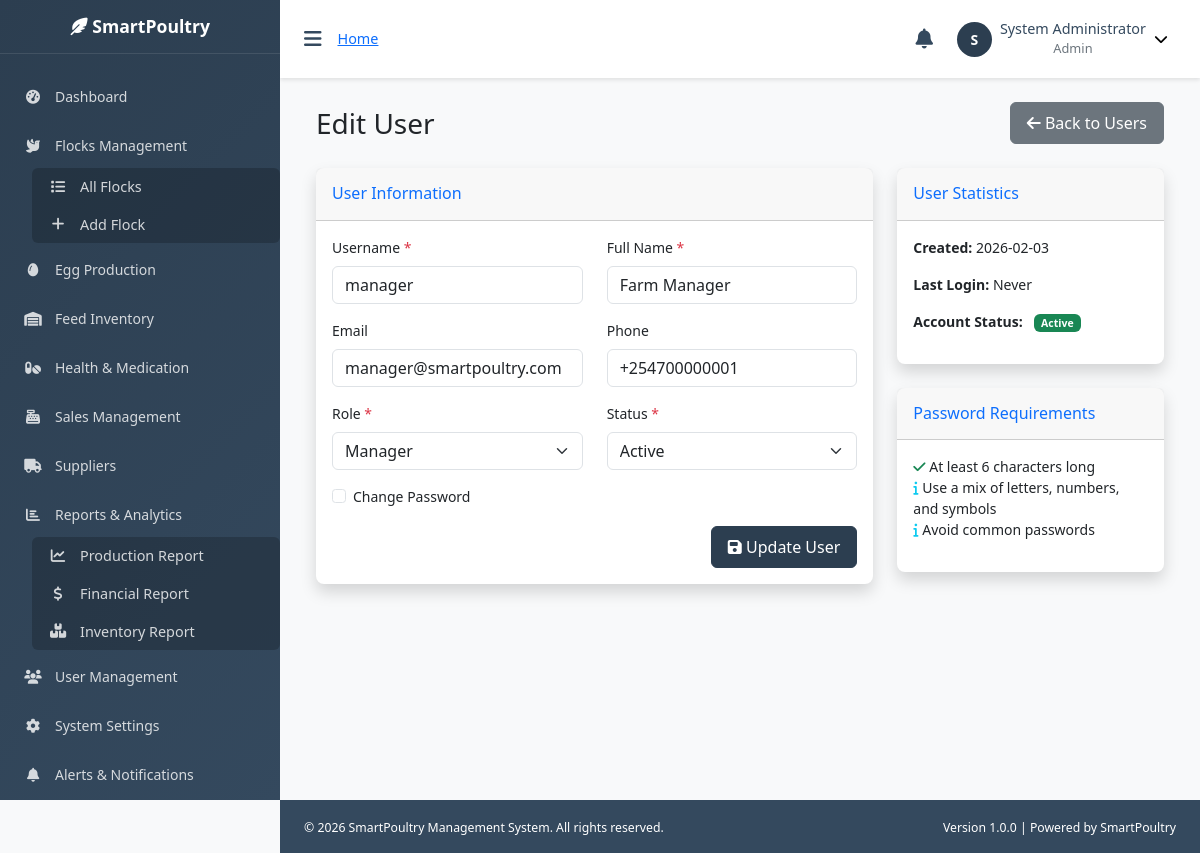
Page /admin/edit_user.php?id=2 (signed in) on the committed database.
### tables this page shows
CREATE TABLE users (
    id INT PRIMARY KEY AUTO_INCREMENT,
    username VARCHAR(50) UNIQUE NOT NULL,
    password VARCHAR(255) NOT NULL,
    full_name VARCHAR(100) NOT NULL,
    email VARCHAR(100),
    phone VARCHAR(20),
    role ENUM('admin', 'manager', 'worker') DEFAULT 'worker',
    created_at TIMESTAMP DEFAULT CURRENT_TIMESTAMP,
    updated_at TIMESTAMP NULL DEFAULT CURRENT_TIMESTAMP ON UPDATE CURRENT_TIMESTAMP,
    last_login TIMESTAMP NULL,
    status ENUM('active', 'inactive') DEFAULT 'active'
);

### includes/config.php (called while the page is built, shortened)
<?php
function formatDate($date, $format = DATE_FORMAT) {
    if ($date) {
        return date($format, strtotime($date));
    }
    return '';
}
?>

### admin/edit_user.php (the view, shortened to what this page needs)
<?php
require_once '../includes/config.php';
require_once '../includes/auth.php';
$user_id = isset($_GET['id']) ? (int)$_GET['id'] : 0;
try {
    $stmt = $pdo->prepare("SELECT * FROM users WHERE id = ?");
    $stmt->execute([$user_id]);
    $user = $stmt->fetch();
} catch (PDOException $e) {
    $error = 'Error loading user: ' . $e->getMessage();
}
include '../includes/header.php';
?>
<div class="container-fluid">
    <div class="d-flex justify-content-between align-items-center mb-4">
        <h1 class="h3 mb-0">Edit User</h1>
        <a href="users.php" class="btn btn-secondary">
            <i class="fas fa-arrow-left"></i> Back to Users
        </a>
    </div>
    <?php if ($user): ?>
        <div class="row">
            <div class="col-lg-8">
                <div class="card shadow mb-4">
                    <div class="card-header py-3">
                        <h6 class="m-0 font-weight-bold text-primary">User Information</h6>
                    </div>
                    <div class="card-body">
                        <form method="POST" action="" class="needs-validation" novalidate>
                            <div class="row">
                                <div class="col-md-6 mb-3">
                                    <label for="username" class="form-label">Username <span class="text-danger">*</span></label>
                                    <input type="text" class="form-control" id="username" name="username"
                                           value="<?php echo htmlspecialchars($user['username']); ?>" required>
                                </div>
                                <div class="col-md-6 mb-3">
                                    <label for="full_name" class="form-label">Full Name <span class="text-danger">*</span></label>
                                    <input type="text" class="form-control" id="full_name" name="full_name"
                                           value="<?php echo htmlspecialchars($user['full_name']); ?>" required>
                                </div>
                            </div>
                            <div class="row">
                                <div class="col-md-6 mb-3">
                                    <label for="email" class="form-label">Email</label>
                                    <input type="email" class="form-control" id="email" name="email"
                                           value="<?php echo htmlspecialchars($user['email'] ?? ''); ?>">
                                </div>
                                <div class="col-md-6 mb-3">
                                    <label for="phone" class="form-label">Phone</label>
                                    <input type="tel" class="form-control" id="phone" name="phone"
                                           value="<?php echo htmlspecialchars($user['phone'] ?? ''); ?>">
                                </div>
                            </div>
                            <div class="row">
                                <div class="col-md-6 mb-3">
                                    <label for="role" class="form-label">Role <span class="text-danger">*</span></label>
                                    <select class="form-select" id="role" name="role" required>
                                        <option value="manager" <?php echo $user['role'] === 'manager' ? 'selected' : ''; ?>>Manager</option>
                                    </select>
                                </div>
                                <div class="col-md-6 mb-3">
                                    <label for="status" class="form-label">Status <span class="text-danger">*</span></label>
                                    <select class="form-select" id="status" name="status" required>
                                        <option value="active" <?php echo $user['status'] === 'active' ? 'selected' : ''; ?>>Active</option>
                                    </select>
                                </div>
                            </div>
                            <div class="mb-3">
                                <div class="form-check">
                                    <input class="form-check-input" type="checkbox" id="change_password" name="change_password">
                                    <label class="form-check-label" for="change_password">
                                        Change Password
                                    </label>
                                </div>
                            </div>
                            <div class="d-grid gap-2 d-md-flex justify-content-md-end">
                                <button type="submit" class="btn btn-primary">
                                    <i class="fas fa-save"></i> Update User
                                </button>
                            </div>
                        </form>
                    </div>
                </div>
            </div>
            <div class="col-lg-4">
                <div class="card shadow mb-4">
                    <div class="card-header py-3">
                        <h6 class="m-0 font-weight-bold text-primary">User Statistics</h6>
                    </div>
                    <div class="card-body">
                        <div class="mb-3">
                            <strong>Created:</strong> <?php echo formatDate($user['created_at']); ?>
                        </div>
                        <div class="mb-3">
                            <strong>Last Login:</strong> <?php echo $user['last_login'] ? formatDate($user['last_login']) : 'Never'; ?>
                        </div>
                        <div class="mb-3">
                            <strong>Account Status:</strong>
                            <span class="badge bg-<?php echo $user['status'] === 'active' ? 'success' : 'secondary'; ?> ms-2">
                                <?php echo ucfirst($user['status']); ?>
                            </span>
                        </div>
                    </div>
                </div>
                <div class="card shadow mb-4">
                    <div class="card-header py-3">
                        <h6 class="m-0 font-weight-bold text-primary">Password Requirements</h6>
                    </div>
                    <div class="card-body">
                        <ul class="list-unstyled">
                            <li><i class="fas fa-check text-success"></i> At least 6 characters long</li>
                            <li><i class="fas fa-info text-info"></i> Use a mix of letters, numbers, and symbols</li>
                            <li><i class="fas fa-info text-info"></i> Avoid common passwords</li>
                        </ul>
                    </div>
                </div>
            </div>
        </div>
    <?php else: ?>
        <div class="alert alert-danger" role="alert">
            <i class="fas fa-exclamation-triangle"></i> User not found.
        </div>
    <?php endif; ?>
</div>
<?php include '../includes/footer.php'; ?>

### includes/header.php (style rules this page uses)
:root { --sidebar-width: 280px; --header-height: 60px; --primary-color: #2c3e50; --secondary-color: #34495e; --accent-color: #3498db; --success-color: #27ae60; --warning-color: #f39c12; --danger-color: #e74c3c; --light-bg: #f8f9fa; --border-color: #dee2e6; }
* { margin: 0; padding: 0; box-sizing: border-box; }
body { font-family: 'Segoe UI', Tahoma, Geneva, Verdana, sans-serif; background-color: var(--light-bg); font-size: 14px; }
.card { border: none; box-shadow: 0 2px 8px rgba(0,0,0,0.1); border-radius: 0.5rem; }
.btn { border-radius: 0.375rem; font-weight: 500; padding: 0.5rem 1rem; }
.btn-primary { background-color: var(--primary-color); border-color: var(--primary-color); }

### rows in the picture
users: username "manager", full_name "Farm Manager", email "manager@smartpoultry.com", phone "+254700000001", role "Manager", status "Active", created_at "2026-02-03"

### other values in the picture
substr($current_user['full_name'], 0, 1) "S"
$current_user['full_name'] "System Administrator"
$current_user['role'] "Admin"
APP_NAME "SmartPoultry Management System"
APP_VERSION "1.0.0"
